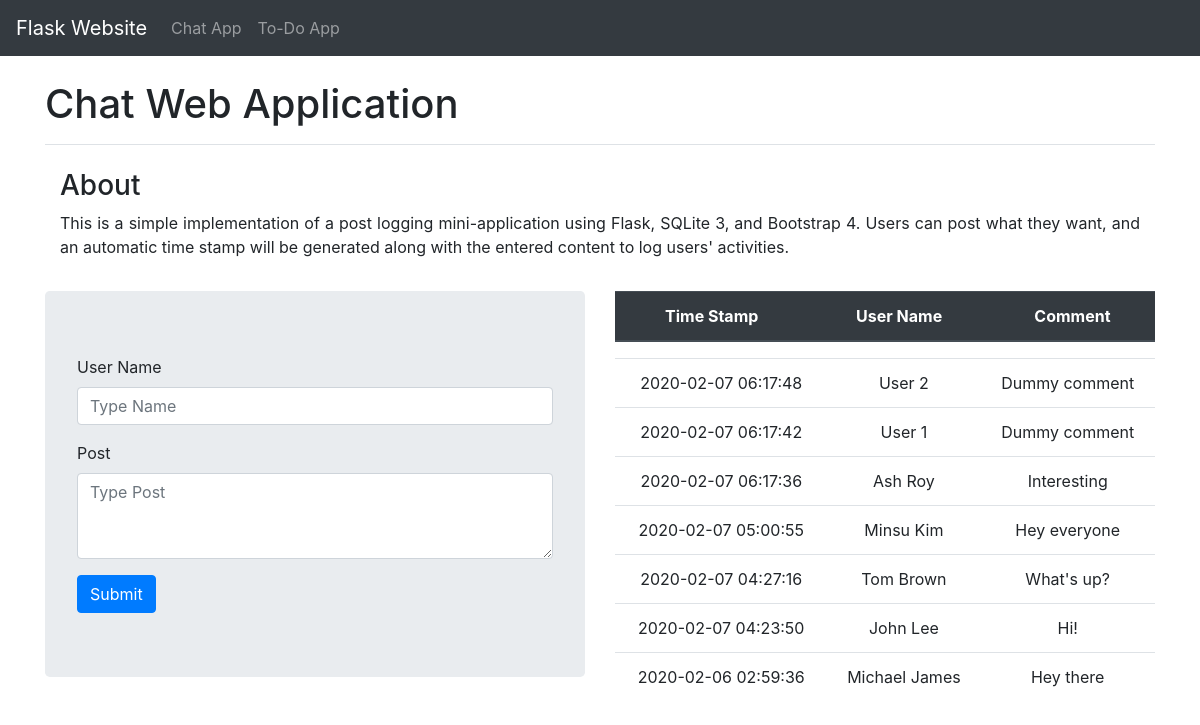
Page /chat on the committed database.
### tables this page shows
CREATE TABLE POSTS (
    ID INTEGER  PRIMARY KEY,
    USERNAME TEXT NOT NULL,
    CONTENT TEXT NOT NULL,
    POSTTIME DATE DEFAULT CURRENT_TIMESTAMP
);

### app.py (the view)
@app.route('/chat', methods=['GET', 'POST'])
def log():
    if request.method=='GET':
        pass
    else:
        name = request.form.get('name')
        post = request.form.get('post')
        models.create_post(name, post)
    posts = models.get_posts()
    return render_template('chat.html', posts=posts)

### models.py (called while the page is built)
def get_posts():
    connection = sql.connect(os.path.join(ROOT, 'database.db'))
    cursor = connection.cursor()
    cursor.execute('SELECT * FROM POSTS;')
    posts = cursor.fetchall()
    return posts[::-1]

### templates/chat.html (shortened to what this page needs)
{% extends 'base.html' %}
{% block body %}
<div class="pb-2 mt-4 mb-2 border-bottom">
    <h1>Chat Web Application</h1>
</div>
<div class="col pb-2 mt-4 mb-2">
    <h3>About</h3>
    <p class="text-justify">This is a simple implementation of a post logging mini-application using Flask, SQLite 3, and Bootstrap 4. Users can post what they want, and an automatic time stamp will be generated along with the entered content to log users' activities.</p>
</div>
<div class="row">
    <div class="col">
        <div class="jumbotron">
            <form action='/chat' name='form' method='post'>
                <div class="form-group">
                    <label for="exampleFormControlTextarea1">User Name</label>
                    <input class="form-control" type="text" id="exampleFormControlTextarea1" placeholder="Type Name" name="name" required>
                </div>
                <div class="form-group">
                    <label for="exampleFormControlTextarea2">Post</label>
                    <textarea class="form-control" rows="3" name="post" id="exampleFormControlTextarea2" placeholder="Type Post" required></textarea>
                </div>
                <input type="submit" value="Submit" class="btn btn-primary">
            </form>
        </div>
    </div>
    <div class="col">
            <table class="table">
                <thead class="thead-dark">
                    <tr>
                        <th class="text-center">Time Stamp</th>
                        <th class="text-center">User Name</th>
                        <th class="text-center">Comment</th>
                    </tr>
                </thead>
            </table>
            <div class="scroll">
                <table class="table table-hover">
                    <tbody>
                        {% for post in posts %}
                            <tr>
                                <td class="text-center align-middle">{{ post[3] }}</td>
                                <td class="text-center align-middle">{{ post[1] }}</td>
                                <td class="text-center align-middle">{{ post[2] }}</td>
                            </tr>
                        {% endfor %}
                    </tbody>
                </table>
            </div>
        </div>
    </div>
</div>
{% endblock%}

### templates/base.html (shortened to what this page needs)
<!DOCTYPE html>
<html lang="en">
<head>
    <link rel="stylesheet" href="https://stackpath.bootstrapcdn.com/bootstrap/4.4.1/css/bootstrap.min.css">
</head>
<body>
    <nav class="navbar navbar-expand-lg navbar-dark bg-dark">
        <a class="navbar-brand" href="/">Flask Website</a>
          <div class="collapse navbar-collapse" id="navbarNavAltMarkup">
            <div class="navbar-nav">
              <a class="nav-item nav-link" href="/chat">Chat App</a>
              <a class="nav-item nav-link" href="/todo">To-Do App</a>
            </div>
          </div>
        </nav>
    <div class="container">
        {% block body %}
        {% endblock%}
</body>
</html>

### templates/chat.html (style rules this page uses)
.scroll { height: 340px; overflow: auto; }

### rows in the picture
POSTS: POSTTIME "2020-02-07 06:17:48", USERNAME "User 2", CONTENT "Dummy comment"
POSTS: POSTTIME "2020-02-07 06:17:42", USERNAME "User 1", CONTENT "Dummy comment"
POSTS: POSTTIME "2020-02-07 06:17:36", USERNAME "Ash Roy", CONTENT "Interesting"
POSTS: POSTTIME "2020-02-07 05:00:55", USERNAME "Minsu Kim", CONTENT "Hey everyone"
POSTS: POSTTIME "2020-02-07 04:27:16", USERNAME "Tom Brown", CONTENT "What's up?"
POSTS: POSTTIME "2020-02-07 04:23:50", USERNAME "John Lee", CONTENT "Hi!"
POSTS: POSTTIME "2020-02-06 02:59:36", USERNAME "Michael James", CONTENT "Hey there"
